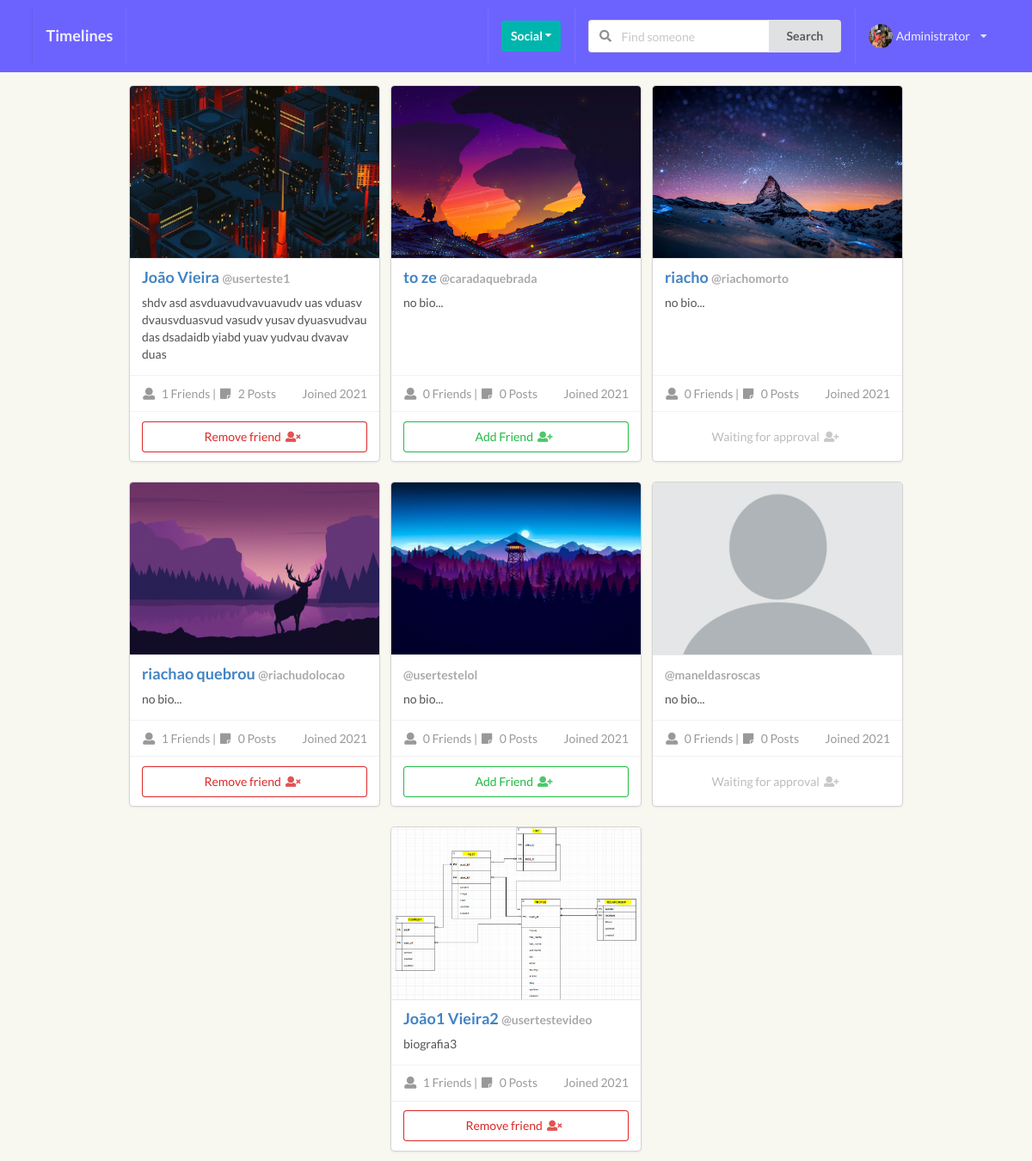
The page /profiles/ (signed in) on the database as committed earlier.
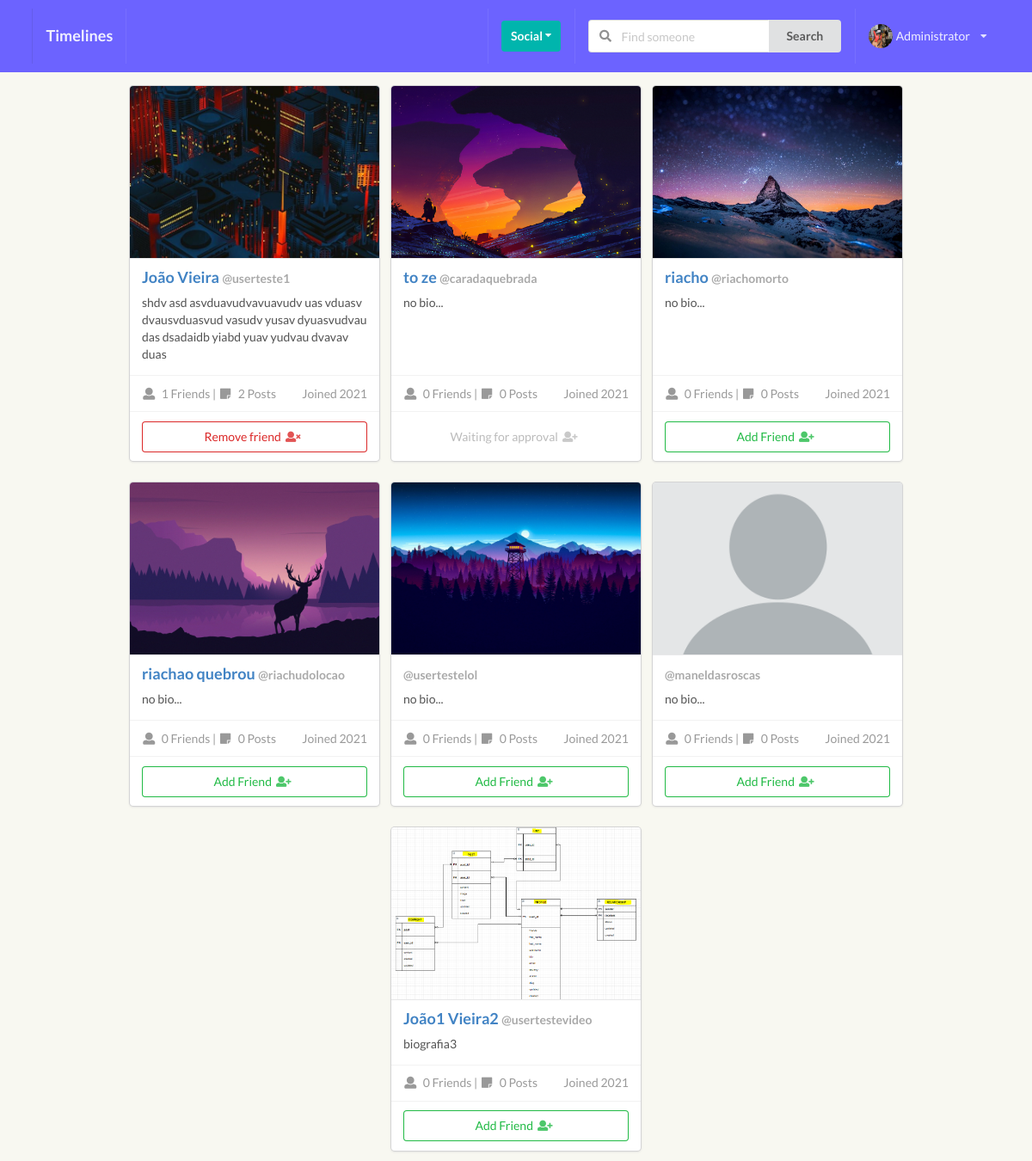
The same page on the database as committed later.
### perfil/models.py (models this page shows, shortened)
class Profile(models.Model):
    first_name = models.CharField(max_length=200, blank=True)
    last_name = models.CharField(max_length=200, blank=True)
    username = models.OneToOneField(User, on_delete=models.CASCADE)
    bio = models.TextField(default="no bio...", max_length=120)
    email = models.EmailField(max_length=200, blank=True)
    country = models.CharField(max_length=200, blank=True)
    avatar = models.ImageField(default='avatar.png', upload_to='avatars/')
    friends = models.ManyToManyField(User, blank=True, related_name='friends')
    slug = models.SlugField(unique=True, blank=True)
    updated = models.DateTimeField(auto_now=True)
    created = models.DateTimeField(auto_now_add=True)
    objects = ProfileManager()
    def get_absolute_url(self):
        return reverse("perfil:profile_detail_view", kwargs={"slug": self.slug})
    def get_friends_no(self):
        return self.friends.count()
    def get_posts_no(self):
        return self.posts.all().count() #'posts' is related name to comments authors in /posts/models.py
    def created_str(self):
        new_created = self.created.strftime('%y')
        return new_created
    __initial_first_name = None
    __initial_last_name = None
    def __init__(self, *args, **kwargs):
        super().__init__(*args, **kwargs)
        self.__initial_first_name = self.first_name
        self.__initial_last_name = self.last_name

### perfil/views.py (the view, shortened to what this page needs)
# urls.py: path('', ProfileListView.as_view(), name="all-profiles-view"),
class ProfileListView(LoginRequiredMixin, ListView):
    model = Profile
    template_name = 'perfil/profiles_list.html'
    def get_queryset(self):
        qs = Profile.objects.get_all_profiles(self.request.user)
        return qs
    def get_context_data(self, **kwargs):
        context = super().get_context_data(**kwargs)
        user = User.objects.get(username__iexact=self.request.user)
        profile = Profile.objects.get(username=user)
        rel_r = Relationship.objects.filter(sender=profile)
        rel_s = Relationship.objects.filter(receiver=profile)
        rel_receiver = []
        rel_sender = []
        for item in rel_r:
            rel_receiver.append(item.receiver.username)
        for item in rel_s:
            rel_sender.append(item.sender.username)
        context["rel_receiver"] = rel_receiver
        context["rel_sender"] = rel_sender
        context['is_empty'] = False
        if len(self.get_queryset()) == 0:
            context['is_empty'] = True
        return context

### perfil/context_processors.py (called while the page is built)
def profile_pic(request):
    if request.user.is_authenticated:
        profile_obj = Profile.objects.get(username=request.user)
        pic = profile_obj.avatar
        return {'picture':pic}
    return {}

def invitations_received_no(request):
    if request.user.is_authenticated:
        profile_obj = Profile.objects.get(username=request.user)
        qs_count = Relationship.objects.invitations_received(profile_obj).count()
        return {'invites_num':qs_count}
    return {}

### perfil/models.py (called while the page is built)
    def get_all_profiles(self, me):
        profiles = Profile.objects.all().exclude(username=me)
        return profiles

    def invitations_received(self, receiver):
        qs = Relationship.objects.filter(receiver=receiver, status='send')
        return qs

### perfil/templates/perfil/profiles_list.html (shortened to what this page needs)
{% extends 'base.html' %} {% block title %} All Profiles {% endblock title %} {% block content %}
<div class="ui grid mt-100">
    <div class="ui centered cards">
        {% for obj in object_list %}
        <div class="card">
            <div class="image">
                <img class="profile-list-avatar" src="{{obj.avatar.url}}">
            </div>
            <div class="content">
                <div class="header"><a href="{{ obj.get_absolute_url}}">{{obj.first_name}} {{obj.last_name}} <span class="small_text">@{{obj.username}}</span></a>
                </div>
                <div class="description">
                    {{obj.bio}}
                </div>
            </div>
            <div class="extra content">
                <span class="right floated">
              Joined 20{{obj.created_str}}
            </span>
                <span>
              <i class="user icon"></i>
              {{obj.get_friends_no}} Friends |
              <i class="sticky note icon"></i>
              {{obj.get_posts_no}} Posts
            </span>
            </div>
            <div class="extra content">
                <span>
                    {% if obj.username not in rel_receiver and request.user not in rel_sender %}
                    <form class="send_invite" action="{% url 'perfil:send_invite' %}" method="POST">
                        <button type="submit" class="ui positive basic button max-content-width">Add Friend&nbsp;&nbsp;&nbsp;<i class="user plus icon "></i></button>
                    </form>
                    {% endif %} {% if obj.username in rel_receiver and request.user not in obj.friends.all %}
                    <button type="submit" class="ui disabled basic button max-content-width">Waiting for approval&nbsp;&nbsp;&nbsp;<i class="user plus icon "></i></button> {% endif %} {% if request.user in obj.friends.all %}
                    <form action="{% url 'perfil:remove_friend' %}" method="POST">
                        <button type="submit" class="ui basic negative button max-content-width">Remove friend&nbsp;&nbsp;&nbsp;<i class="user times icon "></i></button>
                    </form>
                    {% endif %}
                </span>
            </div>
        </div>
        {% endfor %}</div>
</div> {% endblock content %}

### templates/base.html (shortened to what this page needs)
{% load static %}
<!doctype html>
<html lang="en">
<head>
    <link href="{% static 'style.css' %}" rel="stylesheet" type="text/css" />
    <link href="{% static 'not_logged.css' %}" rel="stylesheet" type="text/css" />
    <link rel="stylesheet" type='text/css' href="https://cdnjs.cloudflare.com/ajax/libs/semantic-ui/2.2.14/semantic.min.css">
</head>
<body>
    {% if request.user.is_authenticated %} {% include 'main/navbar.html' %} {% endif %}
    <div class="ui container">
        {% block content %} {% endblock content %}
    </div>
</body>
</html>

### templates/main/navbar.html (shortened to what this page needs)
<div class="ui inverted menu nav mb-7 fixed top sticky" style="background-color: #6C63FF !important;">
    <div class="ui container">
        {% if request.user.is_authenticated %}
        <a href="{% url 'posts:main-post-view' %}" class="item">
            <h3>Timelines</h3>
        </a>
        {% else %}
        <a href="{% url 'home' %}" class="item">
            <h3>Timelines</h3>
        </a>
        {% endif %}
        <div class="right menu">
            {% if request.user.is_authenticated %}
            <div class="item">
                <div class="ui floating dropdown icon button teal"> Social
                    <i class="dropdown icon"></i>
                </div>
            </div>
            <div class="item">
                <form action="{% url 'perfil:profile-search' %}" method="POST">
                    <div class="ui action left icon input">
                        <input class="prompt" type="text" name='searched_name' placeholder="Find someone">
                        <button type='submit' class="ui button">Search</button>
                    </div>
                </form>
            </div>
            <div class="item ui floating dropdown">
                <img src={{picture.url}} class='ui avatar image'>{{ request.user }}<i class="dropdown icon"></i>
            </div>
            {% endif %}
        </div>
    </div>
</div>

### static_project/style.css (style rules this page uses)
body { background: #F8F8F1 !important; }
.nav { border-radius: 0px !important; padding: 10px 0 10px 0 !important; }
.mb-7 { margin-bottom: 7px !important; }
.mt-100 { margin-top: 100px !important; }
.max-content-width { width: 100%; }
.small_text { font-size: 1rem; color: darkgrey; }
.right { float: right; }
.left { float: left; }
.fixed { position: fixed !important; }
.profile-list-avatar { object-fit: cover !important; max-height: 200px !important; min-height: 200px !important; min-width: 100% !important; }

### static_project/not_logged.css (style rules this page uses)
body { -webkit-font-smoothing: antialiased; -moz-font-smoothing: grayscale; }
@media only screen and (min-width: 768px) { .ui.container { width: 700px; max-width: 700px; } }

Rows that differ between the two databases and show on the page:
computed for Profile "to": text "Add Friend" → "Waiting for approval"
changed Profile "riacho": text "Waiting for approval" → "Add Friend"
changed Profile "riachao": get_friends_no "1" → "0"; text "Remove friend" → "Add Friend"
changed Profile "maneldasroscas": text "Waiting for approval" → "Add Friend"
changed Profile "João1": get_friends_no "1" → "0"; text "Remove friend" → "Add Friend"
